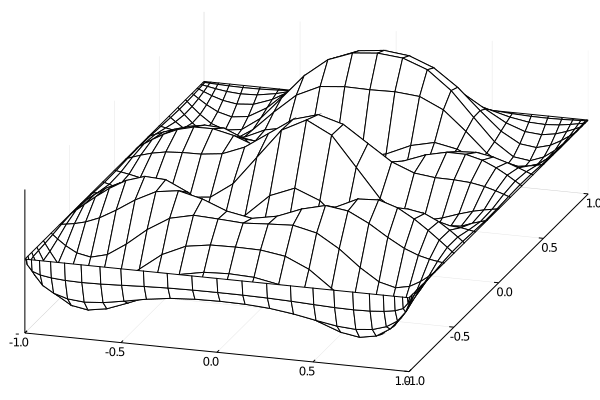

Write Julia code to recreate this figure.
using LinearAlgebra
using Plots
include("cheb.jl")



N = 24
(D,x) = cheb(N)
y=x
xx = repeat(x[2:N], size(y[2:N])...)
yy = repeat(y[2:N], size(x[2:N])...)

f = exp.(-10*((yy.-1).^2 + (xx .-5).^2))
D2 = (D^2)[2:N,2:N]
identity = Diagonal([1 for i=1:(N-1)])
k=9
L = kron(identity, D2) + kron(D2,identity) + k^2*I

u = L\f
uu = zeros(N+1,N+1)
uu[2:N,2:N] = reshape(u,N-1,N-1)
gr()
plot(reverse(x),reverse(y),uu,st=:wireframe,camera = (25, 65))
savefig("p17.png")
println("Done!")
